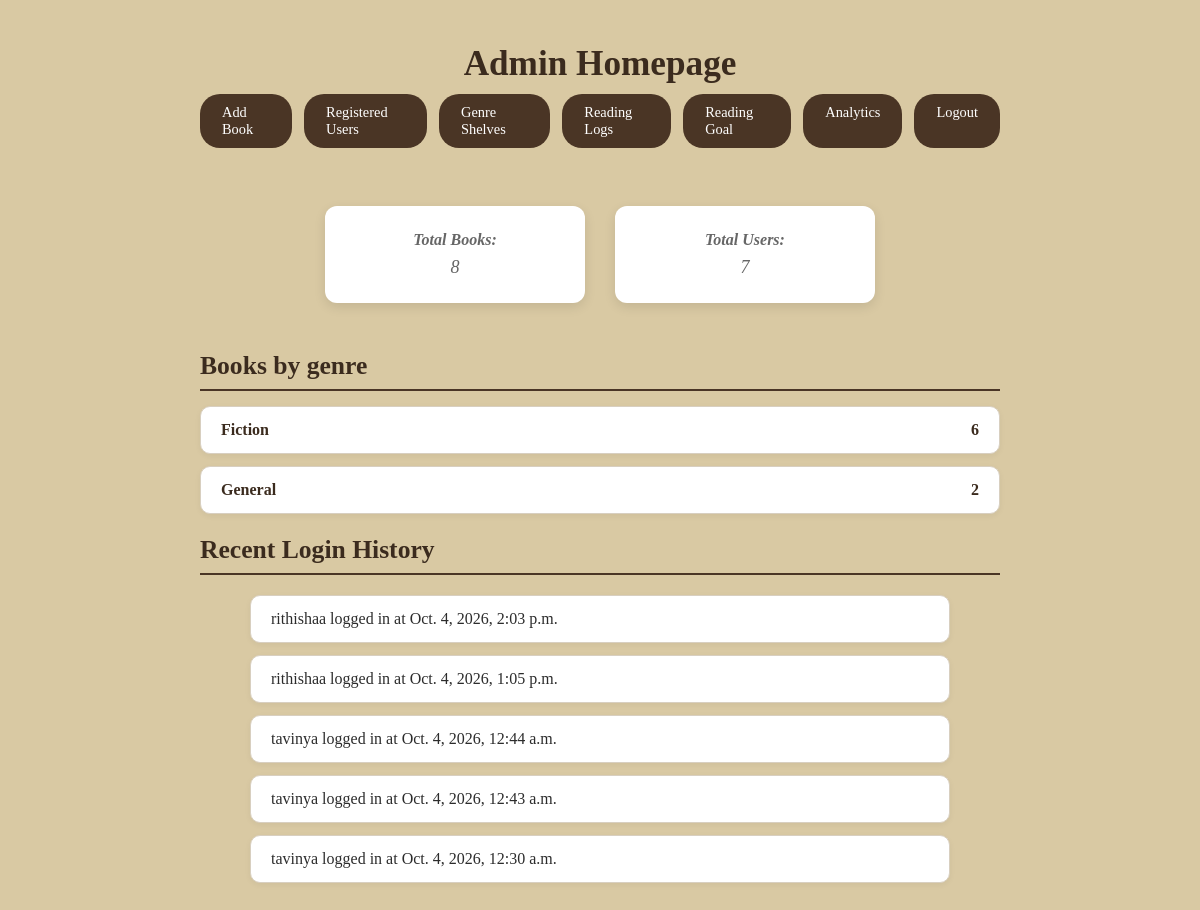
Before: /home/ (signed in) with the older database file.
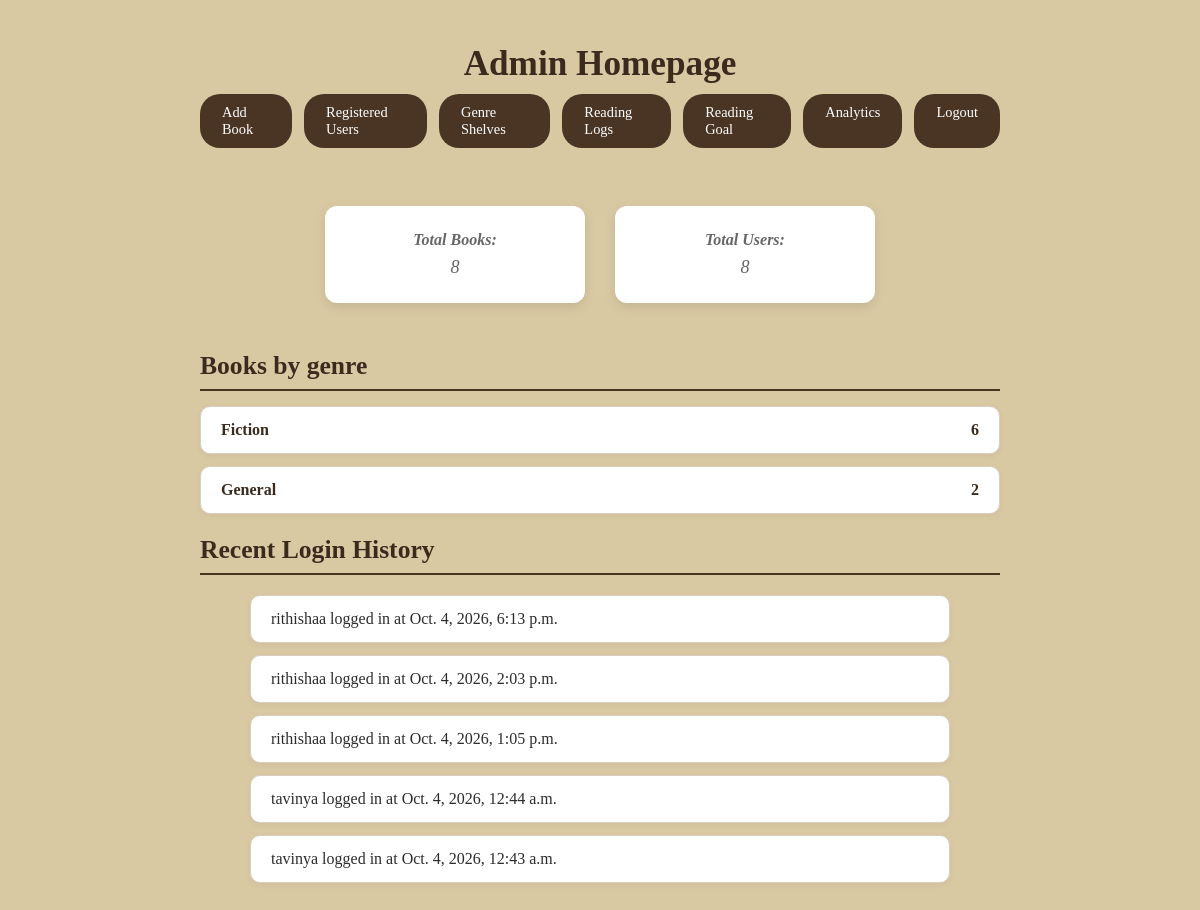
After: the same page with the newer database file.
### catalog/models.py (models this page shows, shortened)
class UserLoginLog(models.Model):
    user = models.ForeignKey(User, on_delete=models.CASCADE, null=True, blank=True)
    login_time = models.DateTimeField(auto_now_add=True)

### catalog/views.py (the view)
# urls.py: path('home/', views.admin_home, name='admin_home'),
def admin_home(request):
    if not request.user.is_authenticated or not request.user.is_staff:
        messages.error(request, "Unauthorized access.")
        return redirect('admin_login')
    total_books = Book.objects.count()
    total_users = User.objects.filter(is_staff=False).count()
    genre_counts = (Book.objects.exclude(genre__isnull=True).exclude(genre__exact='').values('genre').annotate(total=Count('book_id')).order_by('genre'))
    admin_login_logs = UserLoginLog.objects.filter(user__is_staff=True).order_by('-login_time')[:5] #fetching logs
    print(f"DEBUG COUNTS -> Books: {total_books}, Users: {total_users}")
    context = {
        'total_books': total_books,
        'total_users': total_users,
        'genre_counts': genre_counts,
        'login_logs': admin_login_logs,
    }
    return render(request, 'catalog/admin_home.html', context)

### catalog/templates/catalog/admin_home.html (shortened to what this page needs)
<!DOCTYPE html>
<html lang="en">
<head>
    {% load static %}
    <link rel="stylesheet" href="{% static 'catalog/style.css' %}">
</head>
<body class="book-background-plain">
<div class="admin-container">
    <h1>Admin Homepage</h1>
    <nav>
        <a href="{% url 'search_google_books' %}">
            Add Book
        </a>
        <a href="{% url 'admin_registered_users' %}">
            Registered Users
        </a>
        <a href="{% url 'admin_genre_shelves' %}">
            Genre Shelves
        </a>
        <a href="{% url 'reading_log_list' %}">
            Reading Logs
        </a>
        <a href="{% url 'reading_goal' %}">
            Reading Goal
        </a>
        <a href="{% url 'analytics_dashboard' %}">
            Analytics
        </a>
        <a href="{% url 'logout' %}">
            Logout
        </a>
    </nav>
    <div class="stats-container">
        <p>
            <strong>Total Books:</strong>
            {{ total_books }}
        </p>
        <p>
            <strong>Total Users:</strong>
            {{ total_users }}
        </p>
    </div>
    <div class="genre-container">
        <h2>Books by genre</h2>
        <div class="genre-list">
            {% for genre in genre_counts %}
                <div class="genre-card">
                    <h3>{{ genre.genre }}</h3>
                    <p>{{ genre.total }}</p>
                </div>
            {% empty %}
                <p>No genres available.</p>
            {% endfor %}
        </div>
    </div>
    <h2>Recent Login History</h2>
    <ul>
        {% for log in login_logs %}
            <li>
                {{ log.user.username }}
                logged in at
                {{ log.login_time }}
            </li>
        {% empty %}
            <li>No login history found.</li>
        {% endfor %}
    </ul>
</div>
</body>
</html>

Changed rows visible on the page:
no longer on this page (row unchanged): UserLoginLog: user.username "tavinya", login_time "Oct. 4, 2026, 12:30 a.m."
added UserLoginLog: user.username "rithishaa", login_time "Oct. 4, 2026, 6:13 p.m."
Other visible differences:
{{ total_users }}: "7" → "8"
